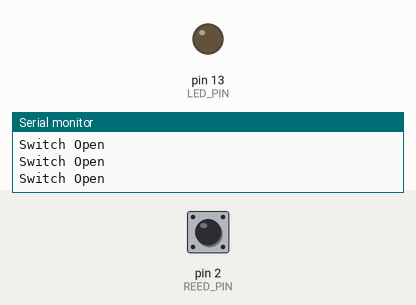
Simulated run of this sketch. Board: Arduino Uno, built with avr-gcc and run on an emulated ATmega328P. Parts: output pins drawn as LEDs (lit = HIGH), the last lines printed to the serial monitor. Dashed ring = blinking. The inputs (shaded band) are chosen by the test bench; at power-on: pin 2 (REED_PIN) HIGH.

Above: at 1.2 s.
1.3 s: pin 2 (REED_PIN) driven LOW
At 1.7 s:
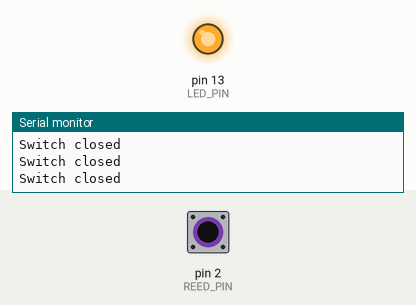
2.8 s: pin 2 (REED_PIN) driven HIGH
At 3.8 s:
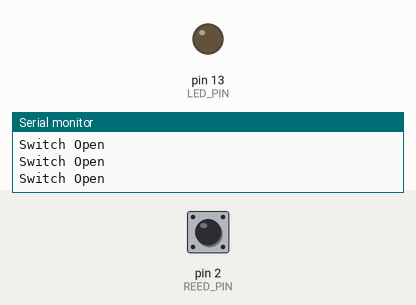
5.8 s: pin 2 (REED_PIN) pulsed LOW 2 times (0.12 s each, 0.3 s apart)
At 6.17 s:
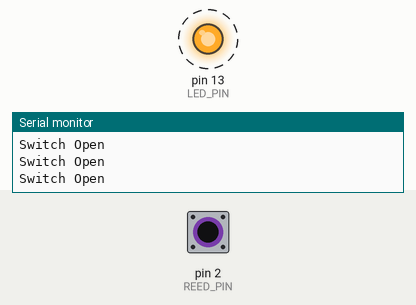
9.4 s: pin 2 (REED_PIN) pulsed LOW 2 times (0.12 s each, 0.3 s apart)
At 10.8 s:
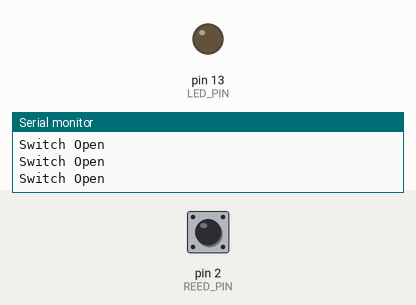
Timing chart, 0 to 12.4 s (numbered marks = the images above; inputs shaded):
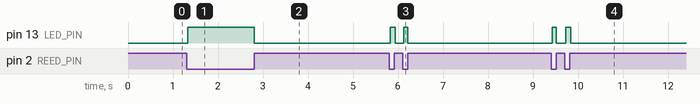

Measured:
- after the input at 1.3 s, pin 13 (LED_PIN): LOW → HIGH at once
- after the input at 2.8 s, pin 13 (LED_PIN): HIGH → LOW at once
- after the input at 5.8 s, pin 13 (LED_PIN): alternates HIGH for 0.10 s and LOW for 0.19 s, 4 changes in all, then stays LOW, starting at once
- after the input at 9.4 s, pin 13 (LED_PIN): alternates HIGH for 0.10 s and LOW for 0.20 s, 4 changes in all, then stays LOW, starting at once

The sketch:

reed_test.ino
```cpp
/******************************************************************************
Reed_Switch_Example.ino
Example sketch for SparkFun's Reed Switch
  (https://www.sparkfun.com/products/8642)
Jim Lindblom @ SparkFun Electronics
May 3, 2016

The reed switch is a two-terminal, magnetically-actuated, normally-open switch.
Connect one end of the switch to ground, and the other to Arduino's D2 pin.

The D2 pin's internal pull-up resistor is used to bias the pin high. When the
switch closes, the pin should go low.

Development environment specifics:
Arduino 1.6.7
******************************************************************************/
const int REED_PIN = 2; // Pin connected to reed switch
const int LED_PIN = 13; // LED pin - active-high

void setup()
{
  Serial.begin(9600);
  // Since the other end of the reed switch is connected to ground, we need
  // to pull-up the reed switch pin internally.
  pinMode(REED_PIN, INPUT_PULLUP);
  pinMode(LED_PIN, OUTPUT);
}

void loop()
{
  int proximity = digitalRead(REED_PIN); // Read the state of the switch
  if (proximity == LOW) // If the pin reads low, the switch is closed.
  {
    Serial.println("Switch closed");
    digitalWrite(LED_PIN, HIGH); // Turn the LED on
  }
  else
  {
    digitalWrite(LED_PIN, LOW); // Turn the LED off
    Serial.println("Switch Open");
  }
}
```
